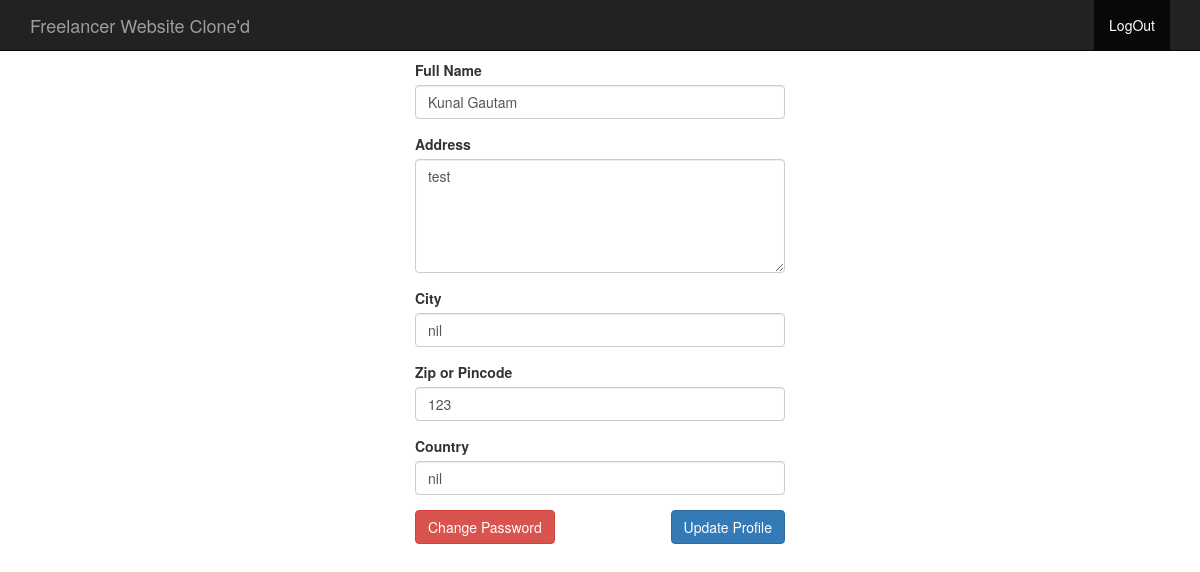
The page /dashboard/edit-profile.php (signed in) on the database its author committed.
### tables this page shows
CREATE TABLE IF NOT EXISTS `user` (
  `id` int(11) NOT NULL AUTO_INCREMENT,
  `username` varchar(250) NOT NULL,
  `email` varchar(250) NOT NULL,
  `password` text,
  `hash` text,
  `active` int(11) NOT NULL DEFAULT '0',
  `type` int(11) NOT NULL,
  `full_name` varchar(250) NOT NULL,
  `skills` text NOT NULL,
  `address` text NOT NULL,
  `city` varchar(200) NOT NULL,
  `country` varchar(150) NOT NULL,
  `pincode` varchar(10) NOT NULL,
  PRIMARY KEY (`id`),
  UNIQUE KEY `username` (`username`,`email`)
);

CREATE TABLE IF NOT EXISTS `website_config` (
  `id` int(11) NOT NULL AUTO_INCREMENT,
  `config` varchar(200) NOT NULL,
  `value` text NOT NULL,
  PRIMARY KEY (`id`),
  UNIQUE KEY `config` (`config`)
);

### classes/dashboard-loader.php (called while the page is built, shortened)
<?php
include __DIR__ . '/../config.php';
include_once 'WebsiteConfig.class.php';
$websiteConfig = new WebsiteConfig();
include_once 'ProfileSave.class.php';
$profile = new ProfileSave();
include('db_func.php');
?>

### classes/ProfileSave.class.php (called while the page is built, shortened)
<?php
class ProfileSave {
	public function search($emailid) {
		global $dblink;
		$v = $dblink->prepare("SELECT * FROM user WHERE email=? or username=?");
		$v->bind_param("ss", $emailid, $emailid);
		$v->execute();
		$result = get_result($v);
		return $result;
	}
}
?>

### classes/db_func.php (called while the page is built)
<?php
function get_result( $Statement ) {
    $RESULT = array();
    $Statement->store_result();
    for ( $i = 0; $i < $Statement->num_rows; $i++ ) {
        $Metadata = $Statement->result_metadata();
        $PARAMS = array();
        while ( $Field = $Metadata->fetch_field() ) {
            $PARAMS[] = &$RESULT[ $i ][ $Field->name ];
        }
        call_user_func_array( array( $Statement, 'bind_result' ), $PARAMS );
        $Statement->fetch();
    }
    return $RESULT;
}
?>

### classes/WebsiteConfig.class.php (called while the page is built)
<?php
class WebsiteConfig{
	public function getConfigValue($value){
		$get_value = $this->DbQuery($value);
		foreach ($get_value as $key) {
			$result = $key['value'];
		}
		return $result;
	}
	private function DbQuery($find){
		global $dblink;
		$query = "SELECT * FROM website_config WHERE config = '$find'";
		$value = $dblink->query($query);
		return $value;
	}
}
?>

### dashboard/edit-profile.php (the view, shortened to what this page needs)
<?php
include 'header.php';
$username = $_SESSION['username'];
$value = $profile->search($username);
foreach ($value as $key ) {
?>
<div class="col-md-4"></div>
<div class="col-md-4">
	<form method="POST" action="save-profile.php">
		<div class="form-group">
			<label for="fullname"><?php echo $websiteConfig->getConfigValue('profile_fullname') ?></label>
			<input id="fullname" type="text" class="form-control" name="fullname" placeholder="<?php echo $websiteConfig->getConfigValue('profile_fullname') ?>" <?php echo "value=\"".$key['full_name']."\""; ?> >
		</div>
		<div class="form-group">
			<label for="address"><?php echo $websiteConfig->getConfigValue('profile_address') ?></label>
			<textarea id="address" class="form-control" rows="5" name="address" placeholder="<?php echo $websiteConfig->getConfigValue('profile_address') ?>" ><?php echo $key['address']; ?></textarea>
		</div>
		<div class="form-group">
			<label for="city"><?php echo $websiteConfig->getConfigValue('profile_city') ?></label>
			<input type="text" class="form-control" name="city" placeholder="<?php echo $websiteConfig->getConfigValue('profile_city') ?>" <?php echo "value=\"".$key['city']."\""; ?>>
		</div>
		<div class="form-group">
			<label for="zip"><?php echo $websiteConfig->getConfigValue('profile_zip') ?></label>
			<input type="text" class="form-control" name="pincode" placeholder="<?php echo $websiteConfig->getConfigValue('profile_zip') ?>" <?php echo "value=\"".$key['pincode']."\""; ?>>
		</div>
		<div class="form-group">
			<label for="country"><?php echo $websiteConfig->getConfigValue('profile_country') ?></label>
			<input type="text" class="form-control" name="country" placeholder="<?php echo $websiteConfig->getConfigValue('profile_country') ?>" <?php echo "value=\"".$key['country']."\""; ?>>
		</div>
<div class="form-group">
		<a href="change-password.php" class="btn btn-danger"><?php echo $websiteConfig->getConfigValue('profile_change_pass_button') ?></a>
		<button type="submit" class="btn btn-primary pull-right">
			<?php echo $websiteConfig->getConfigValue('profile_save_profile_button') ?>
		</button>
	</form>
</div>
<div class="col-md-4"></div>
<?php
}
include 'footer.php';
?>

### css/style.css (style rules this page uses)
body { padding-top: 60px; }

### rows shown on the page
user: website_config.value "Full Name", fullname "Kunal Gautam", website_config.value "Address", address "test", website_config.value "City", city "nil", website_config.value "Zip or Pincode", pincode "123", website_config.value "Country", country "nil", website_config.value "Change Password", website_config.value "Update Profile"

### other values the page prints
$websiteConfig->getConfigValue('title') "Freelancer Website Clone'd"
